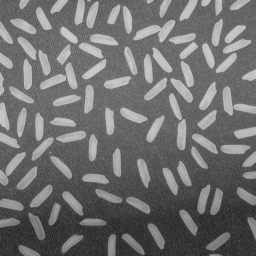
#> input picture Image_dataset/rice.png, 256 x 256 px, found by its file name
$ jupyter execute 'A8 - Suavização.ipynb'   (shell and % lines are left out)
#> lines starting #> are read from the running program, lines starting #| are printed output that depends on the picture
# Suavização de imagens (operações de vizinhança)

[cell 1]
#Pra criar uma matriz de 1:
import numpy as np
m = np.ones([3,3])
m

[cell 2]
#Alternativamente:
m2 = np.full((3,3),1)
m2

Gerando um sinal e sua cópia com ruídos:

[cell 3]
import matplotlib.pyplot as plt

step_signal = np.zeros(100)
step_signal[50:] = 1
fig, ax = plt.subplots()
# Aqui, eu poderia usar o figsize=(5, 5) para controlar o tamanho do plot:
# fig, ax = plt.subplots(figsize=(5, 5))
ax.plot(step_signal)
ax.margins(y=0.1)
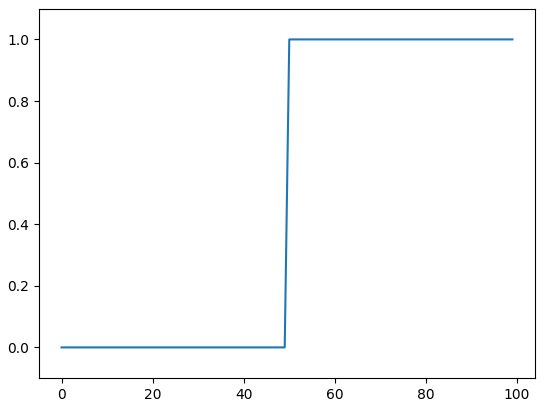
#> figure drawn by matplotlib, 1 panel; curve peaks at x = 50, y = 1

Adicionando ruído gaussiano:

[cell 4]
np.random.seed(0)
noisy_signal = (step_signal
                + np.random.normal(0, 0.35, step_signal.shape))
fig, ax = plt.subplots()
ax.plot(noisy_signal);
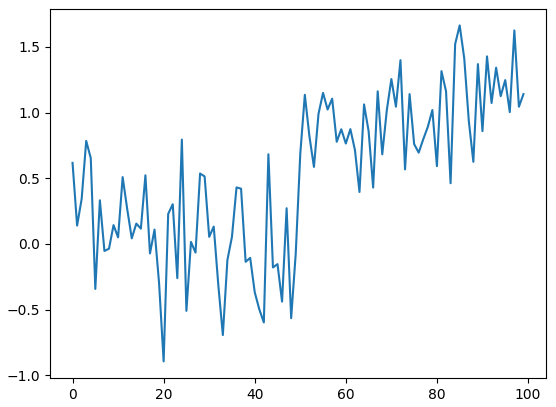
#> figure drawn by matplotlib, 1 panel; curve peaks at x = 85, y = 1.66

[cell 5]
mean_kernel_3   = np.full((3,), 1/3)
smooth_signal_3 = np.convolve(noisy_signal, mean_kernel_3,
                              mode='same')#garante que o sinal de saída tenha o mesmo tamanho
mean_kernel_11   = np.full((11,), 1/11)
smooth_signal_11 = np.convolve(noisy_signal, mean_kernel_11,
                              mode='same')#garante que o sinal de saída tenha o mesmo tamanho
fig, ax = plt.subplots()
ax.plot(noisy_signal,label='Original')
ax.plot(smooth_signal_3,label='Suavizado (3x3)')
ax.plot(smooth_signal_11,label='Suavizado (11x11)')
ax.legend();
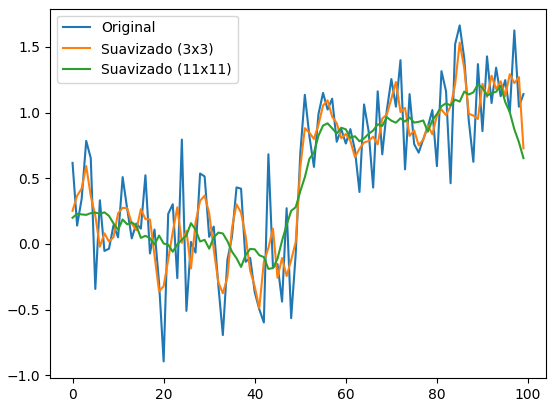
#> figure drawn by matplotlib, 1 panel; curve peaks at x = 85, y = 1.66; curve peaks at x = 85, y = 1.53; curve peaks at x = 89, y = 1.21

# Aplicando filtragem 2D

[cell 6]
bright_square = np.zeros((7, 7), dtype=float)
bright_square[2:5, 2:5] = 1
print(bright_square)

[cell 7]
fig, ax = plt.subplots()
ax.imshow(bright_square,cmap='gray');
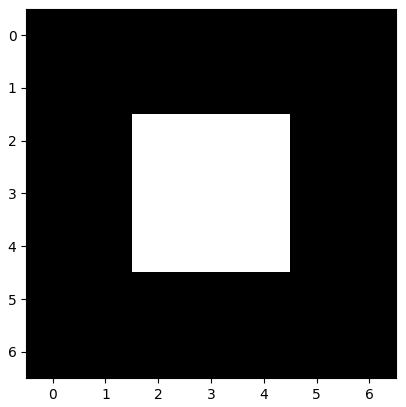
#> figure drawn by matplotlib, 1 panel

## Filtro de média

[cell 8]
mean_kernel = np.full((3, 3), 1/9)
print(mean_kernel)

Now, let's take our mean kernel and apply it to every pixel of the image.
Applying a (linear) filter essentially means:
* Center a kernel on a pixel
* Multiply the pixels *under* that kernel by the values *in* the kernel
* Sum all the those results
* Replace the center pixel with the summed result

This process is known as convolution.

[cell 9]
import scipy.ndimage as ndi
print(f"{bright_square}\n") # em vez de fazer um print() pra pular linha, uso \n
print(f"{ndi.convolve(bright_square, mean_kernel)}\n")
print(f"{ndi.correlate(bright_square, mean_kernel)}\n")

# Filtros de suavização de imagens
## Filtro Gaussiano

The classic image filter is the Gaussian filter. This is similar to the mean filter, in that it tends to smooth images. The Gaussian filter, however, doesn't weight all values in the neighborhood equally. Instead, pixels closer to the center are weighted more than those farther away.

Incidentally, for reference, let's have a look at what the Gaussian filter actually looks like. Technically, the value of the kernel at a pixel that is $r$ rows and $c$ cols from the center is:

$$
k_{r, c} = \frac{1}{2\pi \sigma^2} \exp{\left(-\frac{r^2 + c^2}{2\sigma^2}\right)}
$$

Practically speaking, this value is pretty close to zero for values more than $4\sigma$ away from the center, so practical Gaussian filters are truncated at about $4\sigma$:

For the Gaussian filter, `sigma`, the standard deviation, defines the size of the neighborhood.

[cell 10]
from skimage import io, filters, img_as_ubyte
from skimage.exposure import histogram
# Lendo uma imagem em tons de cinza:

arroz              = io.imread('rice.png')
#> arroz is the input picture: shape (256, 256); min 40, max 204, mean 111.2
hist, hist_centers = histogram(arroz)# histograma da imagem. hist_centers são os centros dos bins.
#> hist = 165 values, max 1419 at index 64, min 15 at index 163, mean 397.2; hist_centers = 165 values from 40 to 204
#Para imagens do tioi int, cada tom de cinza é seu próprio bin.

fig, ax = plt.subplots(ncols=2, figsize=(10, 5))
ax[0].imshow(arroz, vmin=0, vmax=255, cmap='gray')
ax[0].set_title(arroz.shape);
#ax[0].axis('off')

ax[1].plot(hist_centers, hist)
ax[1].set_title('Histograma');
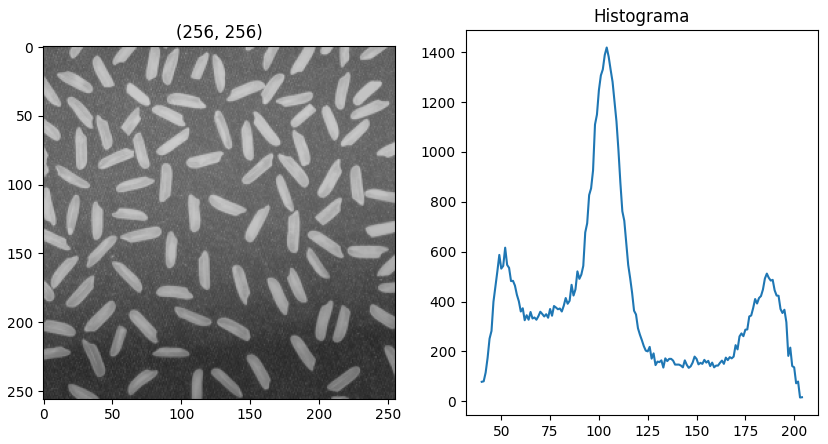
#> figure drawn by matplotlib, 2 panels; panel 2: curve peaks at x = 104, y = 1419

Aplicando o filtro de gaussiana e exibindo o resultado

[cell 11]
# The Gaussian filter returns a float image, regardless of input.
# Cast to float so the images have comparable intensity ranges.
arroz_gau = filters.gaussian(arroz, sigma=2,mode='nearest')
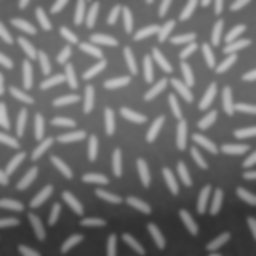
#> arroz_gau: shape (256, 256) float64; min 0.184, max 0.773, mean 0.436
# o mode='nearest' significa que a função preenche a parte externa da borda com os valores
# mais próximos a ela para dar uma imagem de mesmo tamanho no output
# 'nearest'(aaaa|abcd|dddd)
# a saída do filtro é sempre float, converter para uint8
arroz_gau = img_as_ubyte(arroz_gau)
hist, hist_centers = histogram(arroz_gau)
#> hist = 151 values, max 1611 at index 62, min 3 at index 0, mean 434; hist_centers = 151 values from 47 to 197

fig, ax = plt.subplots(ncols=2, figsize=(10, 5))
ax[0].imshow(arroz_gau, vmin=0, vmax=255, cmap='gray')
ax[0].set_title(arroz_gau.shape);
#print('Dimensões:',moedas.shape) # dimensões row, col, dim
#ax[0].axis('off')

ax[1].plot(hist_centers, hist)
ax[1].set_title('Histograma');
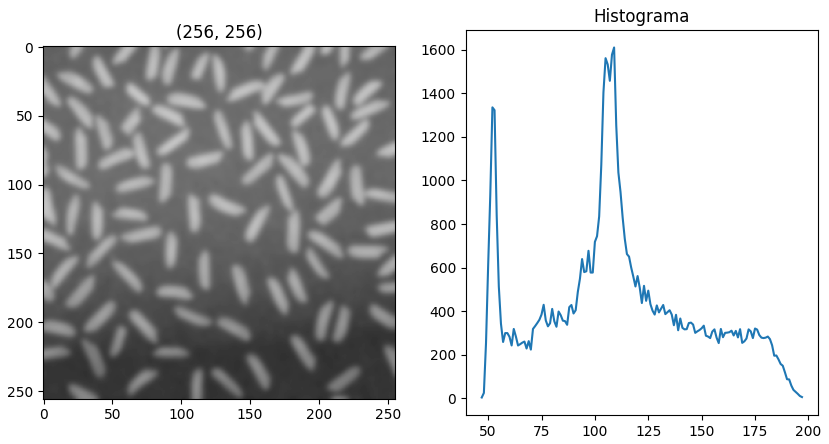
#> figure drawn by matplotlib, 2 panels; panel 2: curve peaks at x = 109, y = 1611

## Filtros de média e mediana

Filtro de média

[cell 12]
from skimage.filters.rank import mean, median
from skimage.morphology import disk, ball, square

loc_mean = mean(arroz, disk(3))

fig, ax = plt.subplots(ncols=2, figsize=(10, 5), sharex=True, sharey=True)

ax[0].imshow(arroz, vmin=0, vmax=255, cmap='gray')
ax[0].set_title('Original')

ax[1].imshow(loc_mean, vmin=0, vmax=255, cmap='gray')
ax[1].set_title('Média local $r=3$')

print(f"Tamanho da máscara:\n {square(3)}");
for a in ax:
    a.axis('off')

Filtro de mediana

[cell 13]
loc_median = median(arroz, square(3))
fig, axes = plt.subplots(1, 2, figsize=(10, 10), sharex=True, sharey=True)
ax = axes.ravel()


ax[0].imshow(arroz, vmin=0, vmax=255, cmap=plt.cm.gray)
ax[0].set_title('Original')

ax[1].imshow(loc_median, vmin=0, vmax=255, cmap=plt.cm.gray)
ax[1].set_title('Mediana $r=3$')

for a in ax:
    a.axis('off')

plt.tight_layout()

$ run again, with Image_dataset/coins.png copied over Image_dataset/rice.png
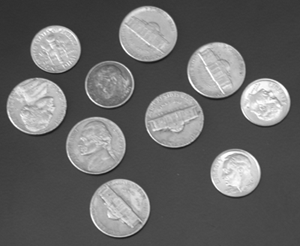
#> input picture Image_dataset/coins.png, 300 x 246 px, found by its file name
#> arroz is the input picture: shape (246, 300); min 23, max 255, mean 103
#> `hist, hist_centers = histogram(arroz)# histograma da imagem. hist_cent..`: hist = 233 values, max 4264 at index 50, min 1 at index 0, mean 316.7; hist_centers = 233 values from 23 to 255
#> `arroz_gau = filters.gaussian(arroz, sigma=2,mode='nearest')`:
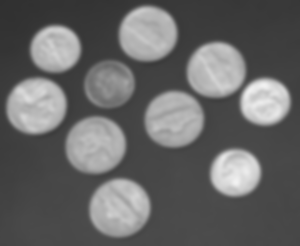
#> arroz_gau: shape (246, 300) float64; min 0.189, max 0.949, mean 0.404
#> `hist, hist_centers = histogram(arroz_gau)`: hist = 195 values, max 5166 at index 24, min 4 at index 193, mean 378.5; hist_centers = 195 values from 48 to 242
#> `[cell 11] # The Gaussian filter returns a float image, regardless of i..`:
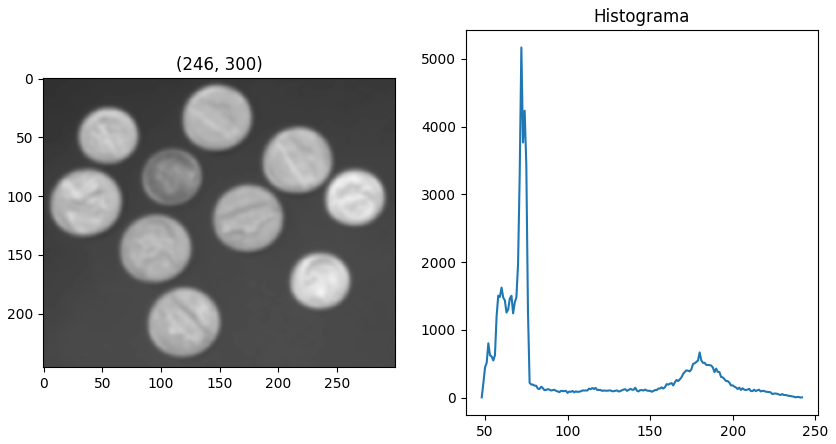
#> figure drawn by matplotlib, 2 panels; panel 2: curve peaks at x = 72, y = 5166

$ run again, with Image_dataset/coloredChips.png copied over Image_dataset/rice.png
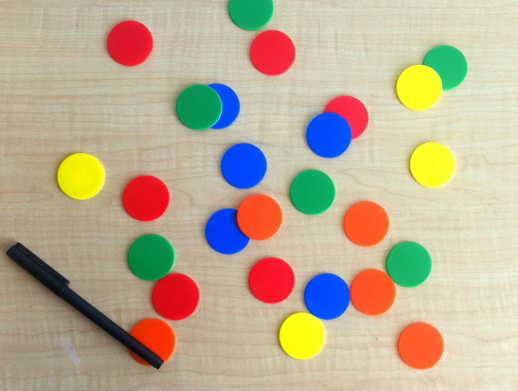
#> input picture Image_dataset/coloredChips.png, 518 x 391 px, found by its file name
#> arroz is the input picture: shape (391, 518, 3); mean R, G, B 188.3, 173.3, 148.1
#> `hist, hist_centers = histogram(arroz)# histograma da imagem. hist_cent..`: hist = 256 values, max 9056 at index 255, min 169 at index 0, mean 2373.5; hist_centers = 256 values from 0 to 255
#> `arroz_gau = filters.gaussian(arroz, sigma=2,mode='nearest')`:
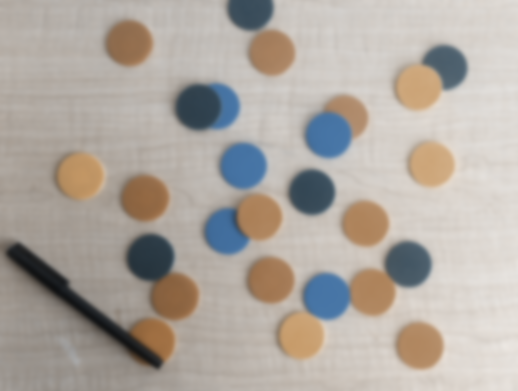
#> arroz_gau: shape (391, 518, 3) float64; mean R, G, B 0.693, 0.664, 0.634
#> `hist, hist_centers = histogram(arroz_gau)`: hist = 221 values, max 8288 at index 159, min 6 at index 220, mean 2749.4; hist_centers = 221 values from 16 to 236
#> `[cell 11] # The Gaussian filter returns a float image, regardless of i..`:
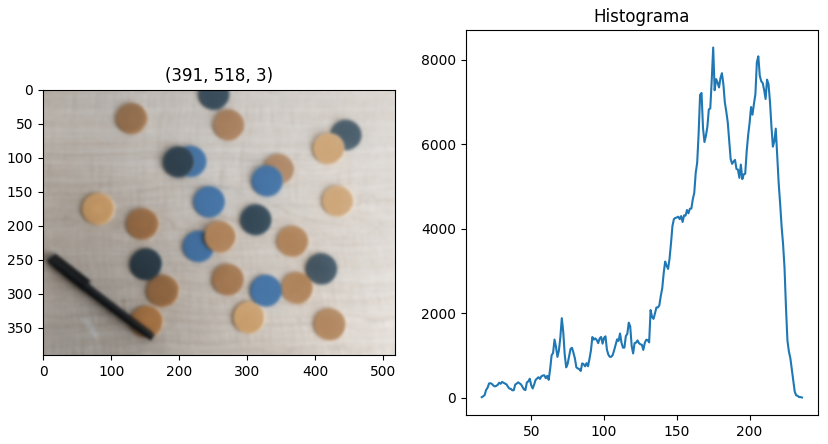
#> figure drawn by matplotlib, 2 panels; panel 2: curve peaks at x = 175, y = 8288

$ run again, with Image_dataset/fabric.png copied over Image_dataset/rice.png
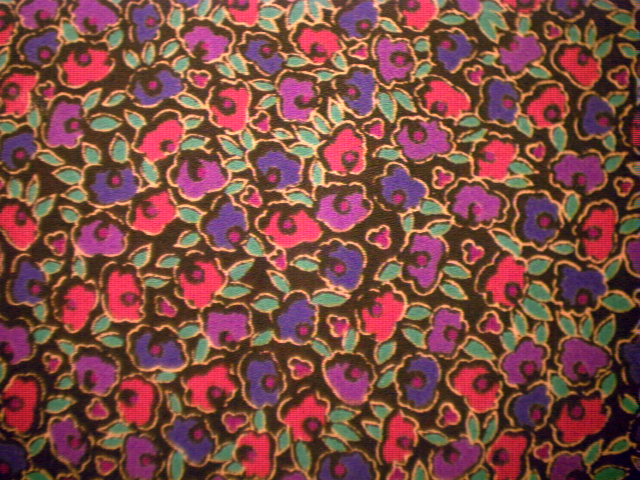
#> input picture Image_dataset/fabric.png, 640 x 480 px, found by its file name
#> arroz is the input picture: shape (480, 640, 3); mean R, G, B 126.9, 75.7, 68.2
#> `hist, hist_centers = histogram(arroz)# histograma da imagem. hist_cent..`: hist = 256 values, max 10872 at index 255, min 291 at index 1, mean 3600; hist_centers = 256 values from 0 to 255
#> `hist, hist_centers = histogram(arroz_gau)`: hist = 210 values, max 9278 at index 82, min 1 at index 203, mean 4388.6; hist_centers = 210 values from 8 to 217
#> `[cell 11] # The Gaussian filter returns a float image, regardless of i..`:
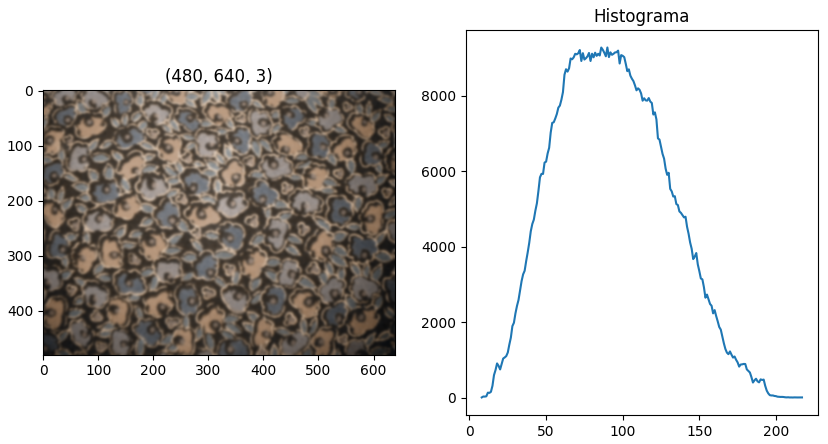
#> figure drawn by matplotlib, 2 panels; panel 2: curve peaks at x = 90, y = 9278
